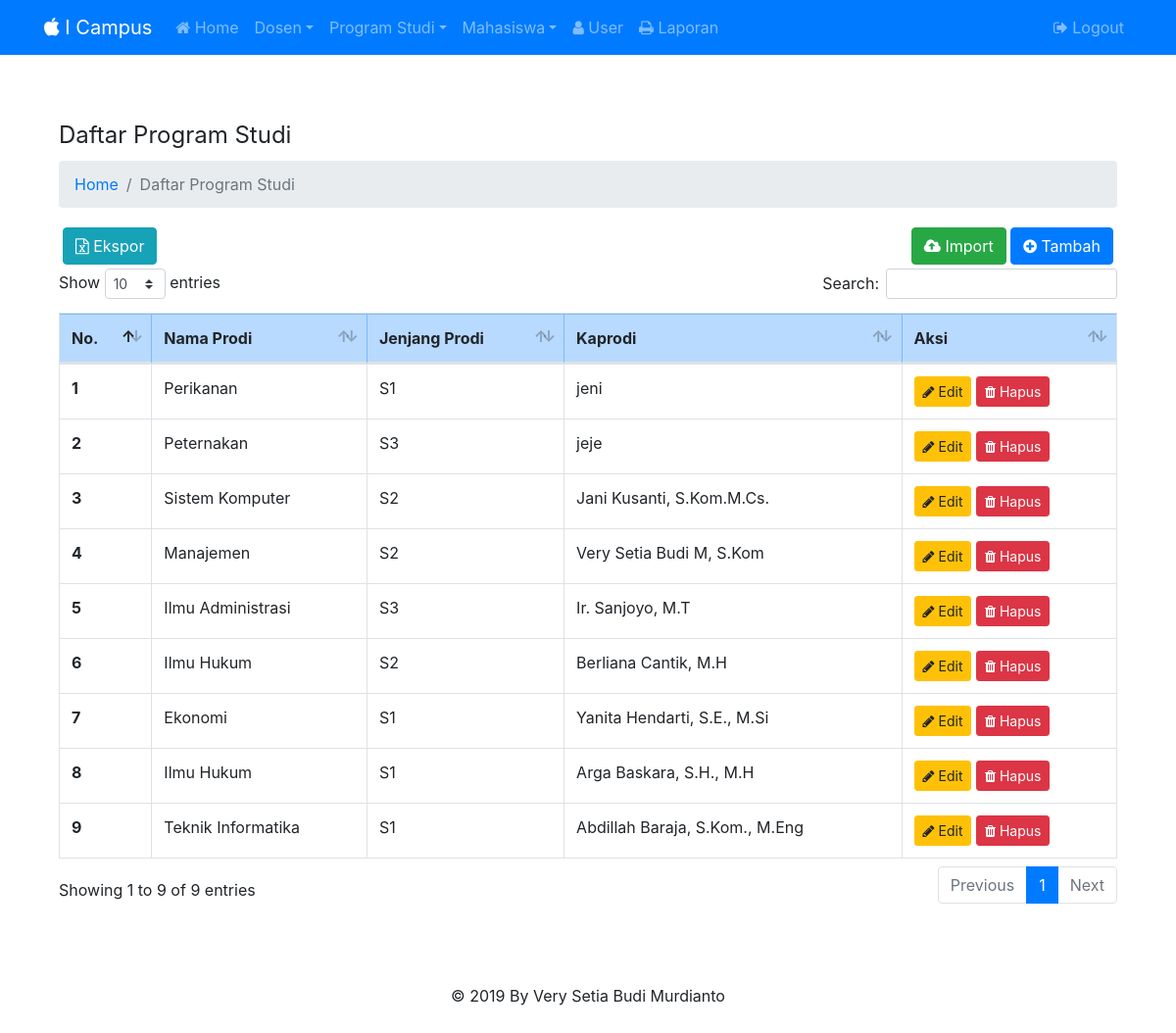
/index.php?page=daftar_program_studi (signed in), run on the app's committed database.
### tables this page shows
CREATE TABLE `tb_prodi`  (
  `id_prodi` int(11) NOT NULL AUTO_INCREMENT,
  `nama_prodi` varchar(30) NULL DEFAULT NULL,
  `jenjang_prodi` tinyint(2) NULL DEFAULT NULL,
  `kaprodi` varchar(50) NULL DEFAULT NULL,
  PRIMARY KEY (`id_prodi`) USING BTREE
);

### includes/fungsi.php (called while the page is built)
<?php
function includeHeader(){
    include 'pages/header.php';
}
function includeFooter(){
    include 'pages/footer.php';
}

### pages/daftar_program_studi.php (the view)
<?php
includeHeader();
include "config.php";
?>
    <div class="container">
        <legend>Daftar Program Studi</legend>
        <ol class="breadcrumb">
            <li class="breadcrumb-item"><a href="index.php">Home</a></li>
            <li class="breadcrumb-item active" aria-current="page">Daftar Program Studi</li>
        </ol>
        <div class="container text-right p-1">
        <a href="index.php?page=export_prodi" class="btn btn-info pull-left"><i class="fa fa-file-excel-o"></i> Ekspor</a>
        <a href="index.php?page=import_prodi" class="btn btn-success"><i class="fa fa-cloud-upload"></i> Import</a>
        <a href="index.php?page=tambah_program_studi" class="btn btn-primary"><i class="fa fa-plus-circle"></i> Tambah</a>
        </div>
        <table id="example" class="table table-default table-bordered" width="100%" cellspacing="0">
    <?php
    $query = mysqli_query($con, "SELECT * FROM tb_prodi ORDER BY id_prodi DESC");
    ?>
            <thead>
                <tr class="table-primary">
                    <th scope="col">No.</th>
                    <th scope="col">Nama Prodi</th>
                    <th scope="col">Jenjang Prodi</th>
                    <th scope="col">Kaprodi</th>
                    <th scope="col">Aksi</th>
                </tr>
            </thead>
            <tbody>
        <?php if (mysqli_num_rows($query)>0){?>
        <?php
            $no=1;
            while($data = mysqli_fetch_array($query)){
            ?>
                <tr>
                    <th scope="row">
                        <?php echo $no?>
                    </th>
                    <td>
                        <?php echo $data["nama_prodi"];?>
                    </td>
                    <td>
                        <?php
                        if ($data['jenjang_prodi']=='1') {
                            echo "S1";
                        } else if($data['jenjang_prodi']=='2') {
                            echo "S2";
                        }else{
                            echo "S3";
                        }
                        ?>
                    </td>
                    <td>
                        <?php echo $data["kaprodi"];?>
                    </td>
                    <td>
                        <a href="index.php?page=edit_program_studi&id_prodi=<?php echo $data['id_prodi']; ?>" class="btn btn-warning btn-sm " role="button"><i class="fa fa-pencil" ></i> Edit</a>
                        <a onclick="return confirm('Yakin ingin menghapus data ini?')" href="index.php?page=hapus_program_studi&id_prodi=<?php echo $data['id_prodi']; ?>" class="btn btn-danger btn-sm " role="button"><i class="fa fa-trash" ></i> Hapus</a>
                    </td>
                </tr>
                <?php $no++;}?>
                </tbody>
            <?php
            }
            ?>
        </table>
    </div>
    <?php
includeFooter();

### index.php (shortened to what this page needs)
<?php
require_once('includes/fungsi.php');
$page = isset($_GET['page']) ? $_GET['page'] :'';
if (!empty($page)){
    if(file_exists('pages/'.$page.'.php')){
        include 'pages/'.$page.'.php';
    }else{
        include 'pages/home.php';
    }
}else{
    include 'pages/home.php';
}

### pages/header.php (shortened to what this page needs)
<!DOCTYPE html>
<html lang="en">
  <head>
    <link rel="stylesheet" href="4/flatly/bootstrap.css" media="screen">
    <link rel="stylesheet" href="_assets/css/custom.min.css">
    <link rel="stylesheet" href="_vendor/font-awesome/css/font-awesome.min.css">
    <link rel="stylesheet" href="_assets/DataTables/dataTables.bootstrap4.min.css">
  </head>
  <body>
    <div class="navbar navbar-expand-lg fixed-top navbar-dark bg-primary">
      <div class="container">
        <a href="" class="navbar-brand"><i class="fa fa-apple"></i> I Campus</a>
        <div class="collapse navbar-collapse" id="navbarResponsive">
          <ul class="navbar-nav">
          <?php
          if (isset($_SESSION['Login']))
          {
          ?>
           <li class="nav-item">
              <a class="nav-link "  href="index.php"><i class="fa fa-home"></i>  Home </a>
            </li>
            <li class="nav-item dropdown">
              <a class="nav-link dropdown-toggle" data-toggle="dropdown" href="#" id="dosen">Dosen<span class="caret"></span></a>
            </li>
			  <li class="nav-item dropdown">
              <a class="nav-link dropdown-toggle" data-toggle="dropdown" href="#" id="program_studi">Program Studi<span class="caret"></span></a>
            </li>
			      <li class="nav-item dropdown">
              <a class="nav-link dropdown-toggle" data-toggle="dropdown" href="#" id="mahasiswa">Mahasiswa<span class="caret"></span></a>
            </li>
            <li class="nav-item dropdown ">
                    <a class="nav-link dropdown-toogle" data-toggle="dropdown" href="#" id="user"><i class="fa fa-user"></i> User<span class="caret"></span></a>
            </li>
            <li class="nav-item dropdown ">
                <a class="nav-link dropdown-toogle" data-toggle="dropdown" href="#" id="themes"><i class="fa fa-print"></i> Laporan<span class="caret"></span></a>
            </li>
          <?php
          }
          ?>
          </ul>
          <ul class="nav navbar-nav ml-auto">
          <?php
          if (isset($_SESSION['Login'])){
          ?>
            <li class="navbar-nav">
              <a class="nav-link" href="index.php?page=logout"><i class="fa fa-sign-out"></i> Logout</a>
            </li>
          <?php
          }else{
          ?>
          <li class="nav-item">
              <a class="nav-link" href="index.php?page=login"><i class="fa fa-sign-in"></i> Login</a>
          </li>
          <?php } ?>
          </ul>
        </div>
      </div>
    </div>
    <div class="container">

### pages/footer.php (shortened to what this page needs)
<footer id="footer">
        <div class="row">
          <div class=" text-center col-lg-12">
            <p>&copy; 2019 By Very Setia Budi Murdianto</p>
          </div>
        </div>
      </footer>
    </div>
  </body>
</html>

### data on the page
tb_prodi: nama_prodi "Perikanan", jenjang_prodi "S1", kaprodi "jeni"
tb_prodi: nama_prodi "Peternakan", jenjang_prodi "S3", kaprodi "jeje"
tb_prodi: nama_prodi "Sistem Komputer", jenjang_prodi "S2", kaprodi "Jani Kusanti, S.Kom.M.Cs."
tb_prodi: nama_prodi "Manajemen", jenjang_prodi "S2", kaprodi "Very Setia Budi M, S.Kom"
tb_prodi: nama_prodi "Ilmu Administrasi", jenjang_prodi "S3", kaprodi "Ir. Sanjoyo, M.T"
tb_prodi: nama_prodi "Ilmu Hukum", jenjang_prodi "S2", kaprodi "Berliana Cantik, M.H"
tb_prodi: nama_prodi "Ekonomi", jenjang_prodi "S1", kaprodi "Yanita Hendarti, S.E., M.Si"
tb_prodi: nama_prodi "Ilmu Hukum", jenjang_prodi "S1", kaprodi "Arga Baskara, S.H., M.H"
tb_prodi: nama_prodi "Teknik Informatika", jenjang_prodi "S1", kaprodi "Abdillah Baraja, S.Kom., M.Eng"
